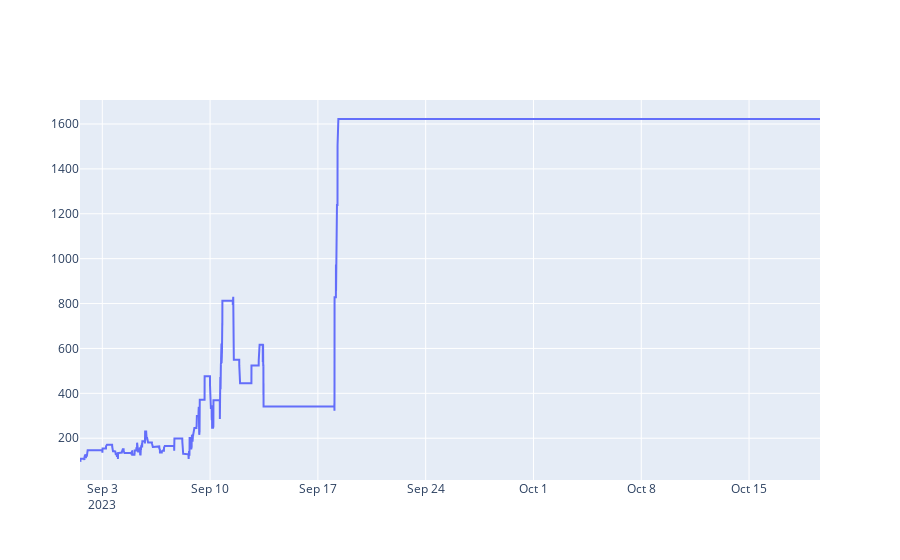

Write notebook code for a chart like this one.
### Code cell
import plotly.graph_objects as go

fig = go.Figure(data=[go.Scatter(x=stats['_equity_curve'].index, y=stats['_equity_curve']['Equity'])])
fig.show()

### Figure 1 — Plotly figure (JSON) as saved in the notebook; plotly's stock layout.template omitted (floating-point values rounded to 4 significant figures; data arrays with more than 128 entries replaced by an {"elided": "..."} marker saying what was removed)
{"data": [{"type": "scatter", "x": {"elided": "13841 str values"}, "y": {"elided": "13841 float values"}}], "layout": {}}
